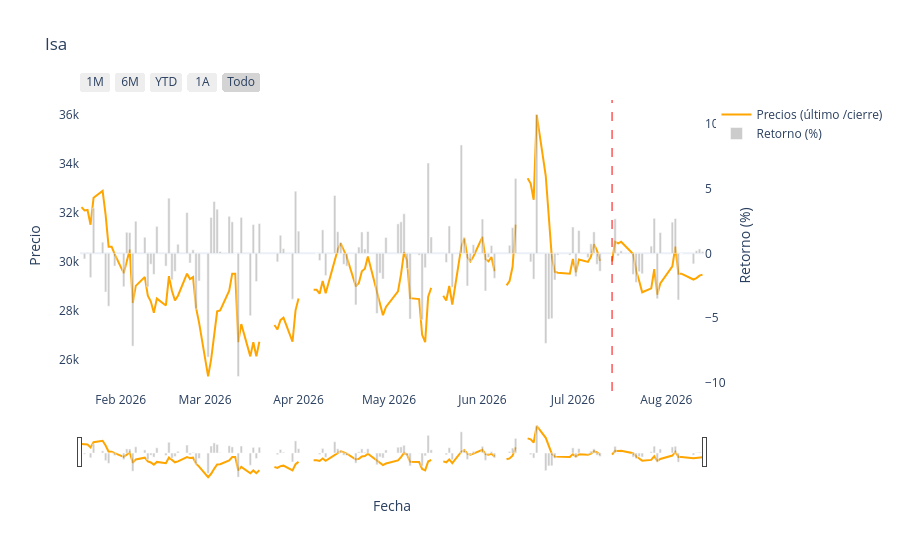

Notebook source saved alongside this figure:
### Code cell
#static_plot(Isa, "orange")
plotly_oneplot(Isa, "Fecha", "Precios (último /cierre)", "Isa", color_in="orange", date_marker = pd.to_datetime("2026-07-14"))

### Figure 1 — Plotly figure (JSON) as saved in the notebook; plotly's stock layout.template omitted (floating-point values rounded to 4 significant figures; data arrays with more than 128 entries replaced by an {"elided": "..."} marker saying what was removed)
{"data": [{"line": {"color": "orange", "dash": "solid"}, "mode": "lines", "name": "Precios (último /cierre)", "type": "scatter", "x": {"elided": "143 str values"}, "y": {"elided": "143 float values"}}, {"marker": {"color": "rgba(128, 128, 128, 0.4)"}, "name": "Retorno (%)", "type": "bar", "x": {"elided": "143 str values"}, "y": {"elided": "143 float values"}, "yaxis": "y2"}], "layout": {"hovermode": "x unified", "shapes": [{"line": {"color": "red", "dash": "dash", "width": 1}, "type": "line", "x0": "2026-07-14T00:00:00", "x1": "2026-07-14T00:00:00", "xref": "x", "y0": 0, "y1": 1, "yref": "y domain"}], "title": {"text": "Isa"}, "xaxis": {"rangeselector": {"buttons": [{"count": 1, "label": "1M", "step": "month", "stepmode": "backward"}, {"count": 6, "label": "6M", "step": "month", "stepmode": "backward"}, {"count": 1, "label": "YTD", "step": "year", "stepmode": "todate"}, {"count": 1, "label": "1A", "step": "year", "stepmode": "backward"}, {"label": "Todo", "step": "all"}]}, "rangeslider": {"visible": true}, "title": {"text": "Fecha"}, "type": "date"}, "yaxis": {"autorange": true, "fixedrange": false, "showgrid": false, "title": {"text": "Precio"}}, "yaxis2": {"autorange": true, "fixedrange": false, "overlaying": "y", "showgrid": false, "side": "right", "title": {"text": "Retorno (%)"}, "zeroline": true}}}
